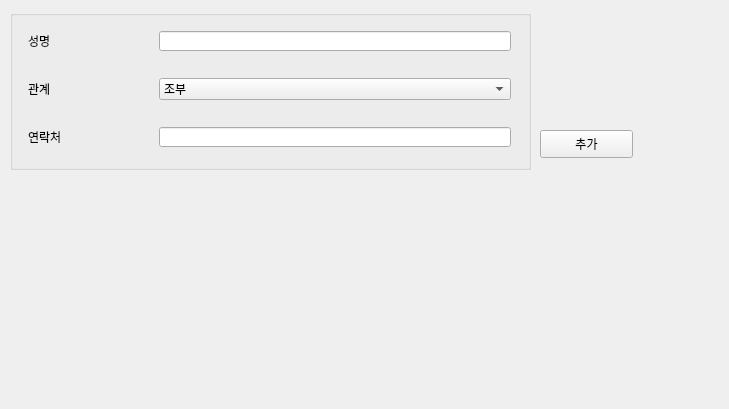
            <widget class="QWidget" name="scrollAreaWidgetContents_30">
             <property name="geometry">
              <rect>
               <x>0</x>
               <y>0</y>
               <width>729</width>
               <height>409</height>
              </rect>
             </property>
             <widget class="QGroupBox" name="groupBox_40">
              <property name="geometry">
               <rect>
                <x>10</x>
                <y>10</y>
                <width>521</width>
                <height>160</height>
               </rect>
              </property>
              <property name="title">
               <string/>
              </property>
              <widget class="QWidget" name="gridLayoutWidget_30">
               <property name="geometry">
                <rect>
                 <x>0</x>
                 <y>0</y>
                 <width>521</width>
                 <height>161</height>
                </rect>
               </property>
               <layout class="QGridLayout" name="gridLayout_30">
                <item row="1" column="0">
                 <widget class="QLabel" name="label_183">
                  <property name="sizePolicy">
                   <sizepolicy hsizetype="Maximum" vsizetype="Ignored">
                    <horstretch>0</horstretch>
                    <verstretch>0</verstretch>
                   </sizepolicy>
                  </property>
                  <property name="minimumSize">
                   <size>
                    <width>107</width>
                    <height>0</height>
                   </size>
                  </property>
                  <property name="maximumSize">
                   <size>
                    <width>16777215</width>
                    <height>20</height>
                   </size>
                  </property>
                  <property name="text">
                   <string>관계</string>
                  </property>
                  <property name="alignment">
                   <set>Qt::AlignLeading|Qt::AlignLeft|Qt::AlignVCenter</set>
                  </property>
                 </widget>
                </item>
                <item row="1" column="1">
                 <widget class="QComboBox" name="comboBox_25">
                  <item>
                   <property name="text">
                    <string>조부</string>
                   </property>
                  </item>
                  <item>
                   <property name="text">
                    <string>조모</string>
                   </property>
                  </item>
                  <item>
                   <property name="text">
                    <string>외조부</string>
                   </property>
                  </item>
                  <item>
                   <property name="text">
                    <string>외조모</string>
                   </property>
                  </item>
                  <item>
                   <property name="text">
                    <string>부</string>
                   </property>
                  </item>
                  <item>
                   <property name="text">
                    <string>모</string>
                   </property>
                  </item>
                  <item>
                   <property name="text">
                    <string>빙부</string>
                   </property>
                  </item>
                  <item>
                   <property name="text">
                    <string>빙모</string>
                   </property>
                  </item>
                  <item>
                   <property name="text">
                    <string>형제</string>
                   </property>
                  </item>
                  <item>
                   <property name="text">
                    <string>배우자</string>
                   </property>
                  </item>
                  <item>
                   <property name="text">
                    <string>자녀</string>
                   </property>
                  </item>
                 </widget>
                </item>
                <item row="0" column="1">
                 <widget class="QLineEdit" name="lineEdit_122">
                  <property name="sizePolicy">
                   <sizepolicy hsizetype="Fixed" vsizetype="Ignored">
                    <horstretch>0</horstretch>
                    <verstretch>0</verstretch>
                   </sizepolicy>
                  </property>
                  <property name="minimumSize">
                   <size>
                    <width>352</width>
                    <height>0</height>
                   </size>
                  </property>
                 </widget>
                </item>
                <item row="0" column="0">
                 <widget class="QLabel" name="label_184">
                  <property name="sizePolicy">
                   <sizepolicy hsizetype="Maximum" vsizetype="Ignored">
                    <horstretch>0</horstretch>
                    <verstretch>0</verstretch>
                   </sizepolicy>
                  </property>
                  <property name="minimumSize">
                   <size>
                    <width>107</width>
                    <height>0</height>
                   </size>
                  </property>
                  <property name="maximumSize">
                   <size>
                    <width>16777215</width>
                    <height>20</height>
                   </size>
                  </property>
                  <property name="text">
                   <string>성명</string>
                  </property>
                  <property name="alignment">
                   <set>Qt::AlignLeading|Qt::AlignLeft|Qt::AlignVCenter</set>
                  </property>
                 </widget>
                </item>
                <item row="2" column="0">
                 <widget class="QLabel" name="label_185">
                  <property name="sizePolicy">
                   <sizepolicy hsizetype="Maximum" vsizetype="Ignored">
                    <horstretch>0</horstretch>
                    <verstretch>0</verstretch>
                   </sizepolicy>
                  </property>
                  <property name="minimumSize">
                   <size>
                    <width>107</width>
                    <height>0</height>
                   </size>
                  </property>
                  <property name="maximumSize">
                   <size>
                    <width>16777215</width>
                    <height>20</height>
                   </size>
                  </property>
                  <property name="text">
                   <string>연락처</string>
                  </property>
                  <property name="alignment">
                   <set>Qt::AlignLeading|Qt::AlignLeft|Qt::AlignVCenter</set>
                  </property>
                 </widget>
                </item>
                <item row="2" column="1">
                 <widget class="QLineEdit" name="lineEdit_123">
                  <property name="sizePolicy">
                   <sizepolicy hsizetype="Fixed" vsizetype="Ignored">
                    <horstretch>0</horstretch>
                    <verstretch>0</verstretch>
                   </sizepolicy>
                  </property>
                  <property name="minimumSize">
                   <size>
                    <width>352</width>
                    <height>0</height>
                   </size>
                  </property>
                 </widget>
                </item>
               </layout>
              </widget>
             </widget>
             <widget class="QPushButton" name="pushButton_35">
              <property name="geometry">
               <rect>
                <x>540</x>
                <y>130</y>
                <width>93</width>
                <height>28</height>
               </rect>
              </property>
              <property name="text">
               <string>추가</string>
              </property>
             </widget>
            </widget>
